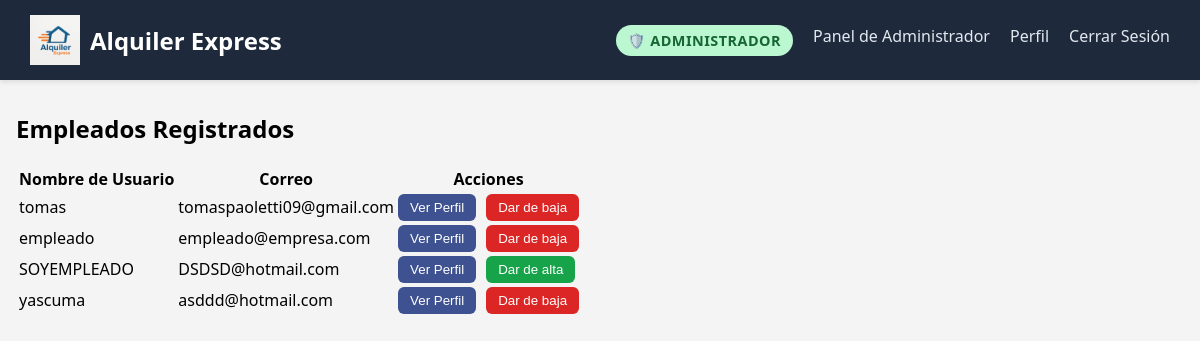
The app's page /usuarios/panel-admin/lista-empleados/ (signed in), older data.
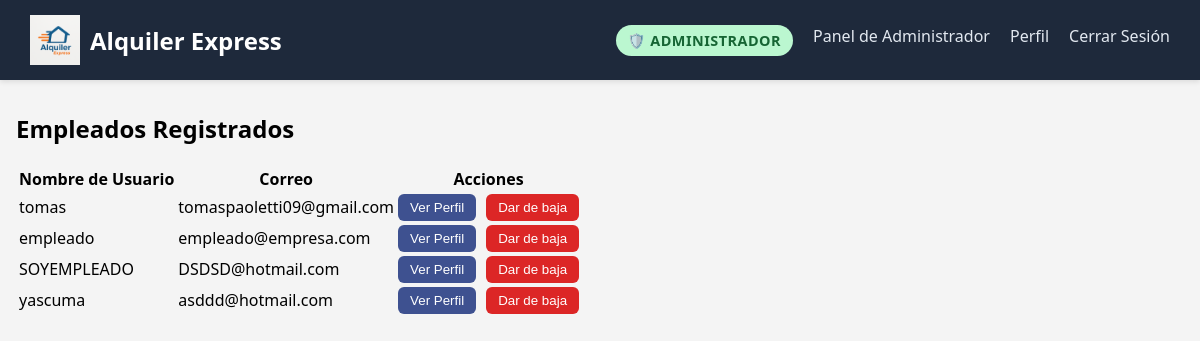
The same page, newer data.
### gestion_usuarios/models.py (models this page shows, shortened)
class Usuario(AbstractUser):
    dni = models.PositiveIntegerField(max_length=10, unique=True)
    telefono = models.PositiveIntegerField(max_length=20)

### gestion_usuarios/views.py (the view)
# urls.py: path('panel-admin/lista-empleados/', views.listar_empleados, name='lista-empleados'),
@login_required
@user_passes_test(es_admin)
def listar_empleados(request):
    empleados = Usuario.objects.filter(is_staff=True, is_superuser=False)
    return render(request, 'gestion_usuarios/lista-empleados.html', {'empleados': empleados})

### gestion_usuarios/views.py (called while the page is built)
def es_admin(user):
    return user.is_authenticated and user.is_superuser

### templates/gestion_usuarios/lista-empleados.html (shortened to what this page needs)
{% extends 'base.html' %}
{% load static %}
{% block content %}
<h2>Empleados Registrados</h2>
<table>
  <thead>
    <tr>
      <th>Nombre de Usuario</th>
      <th>Correo</th>
      <th>Acciones</th>
    </tr>
  </thead>
  <tbody>
    {% for empleado in empleados %}
    <tr>
      <td>{{ empleado.username }}</td>
      <td>{{ empleado.email }}</td>
      <td style="display: flex; gap: 10px;">
        <a href="{% url 'detalle-empleado' empleado.id %}">
          <button style="padding: 6px 12px; background-color: #3e5190; color: white; border: none; border-radius: 6px; cursor: pointer;">
            Ver Perfil
          </button>
        </a>
     {% if empleado.is_active %}
        <form method="post" action="{% url 'baja_empleado' empleado.id %}">
         <button type="submit"
         style="padding: 6px 12px; background-color: #dc2626; color: white; border: none; border-radius: 6px; cursor: pointer;">
         Dar de baja
         </button>
         </form>
     {% else %}
         <form method="post" action="{% url 'habilitar_empleado' empleado.id %}">
         <button type="submit"
         style="padding: 6px 12px; background-color: #16a34a; color: white; border: none; border-radius: 6px; cursor: pointer;">
         Dar de alta
        </button>
  </form>
{% endif %}
      </td>
    </tr>
    {% empty %}
    <tr>
      <td colspan="3">No hay empleados registrados.</td>
    </tr>
    {% endfor %}
  </tbody>
</table>
{% endblock %}

Row changes from the older to the newer data that the page shows:
changed Usuario "SOYEMPLEADO": is_active "Dar de alta" → "Dar de baja"
